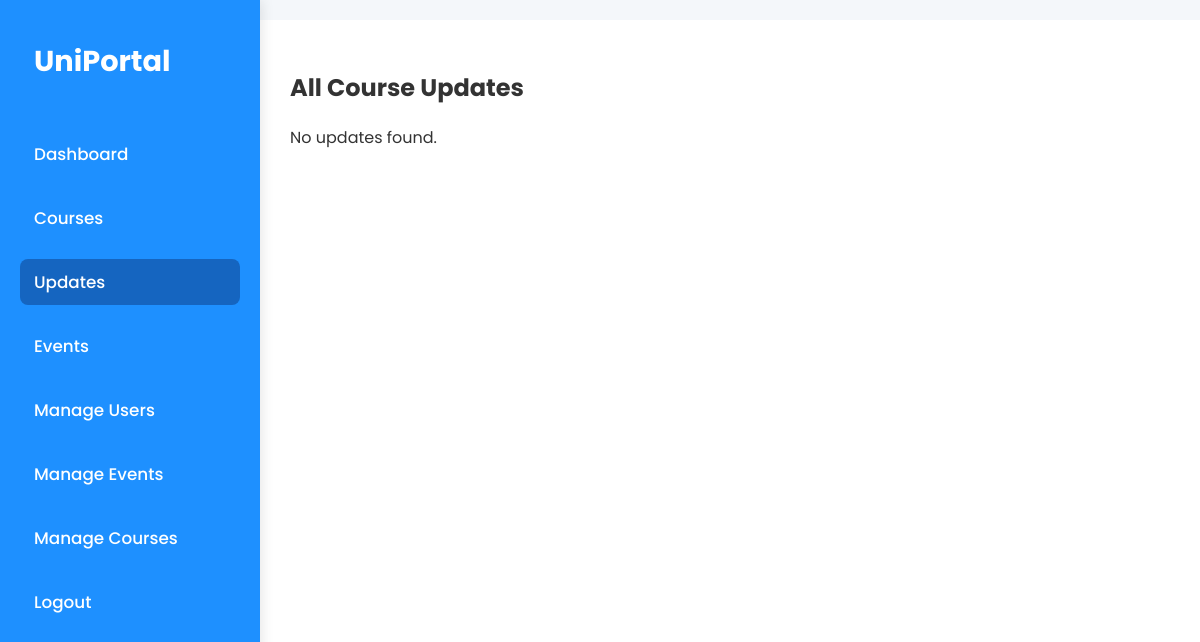
The app's page /updates (signed in), older data.
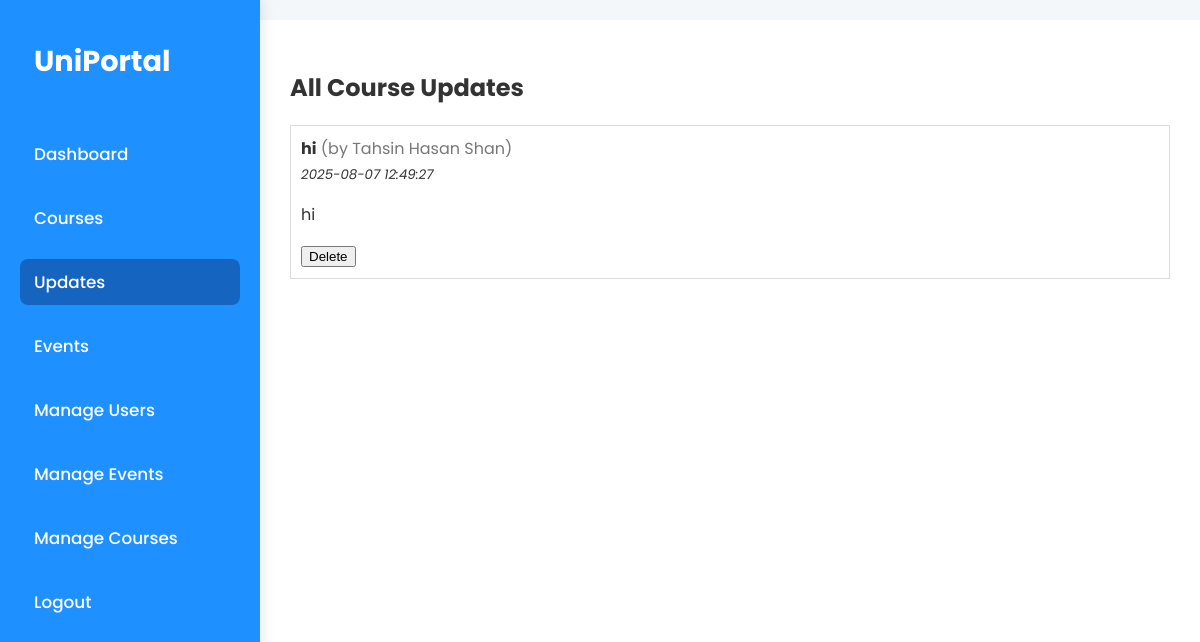
The same page, newer data.
### tables this page shows
CREATE TABLE updates (
        id INTEGER PRIMARY KEY AUTOINCREMENT,
        course_id INTEGER,
        teacher_id INTEGER,
        title TEXT NOT NULL,
        message TEXT,
        created_at TEXT DEFAULT CURRENT_TIMESTAMP,
        FOREIGN KEY(course_id) REFERENCES courses(id) ON DELETE CASCADE,
        FOREIGN KEY(teacher_id) REFERENCES users(id) ON DELETE CASCADE
    );

CREATE TABLE users (
        id INTEGER PRIMARY KEY AUTOINCREMENT,
        name TEXT NOT NULL,
        role TEXT NOT NULL,
        id_num TEXT,
        roll TEXT,
        reg_no TEXT,
        photo TEXT,
        phone TEXT,
        password_hash TEXT NOT NULL
    );

### app.py (the view)
@app.route('/updates')
@login_required
def updates():
    conn = get_db_connection()
    c = conn.cursor()
    role = session.get('role')
    user_id = session.get('user_id')
    if role == 'student':
        c.execute('''
            SELECT updates.id, updates.message, updates.created_at, updates.teacher_id,
                   users.name, updates.title
            FROM updates
            JOIN users ON updates.teacher_id = users.id
            JOIN enrollments ON enrollments.course_id = updates.course_id
            WHERE enrollments.student_id = ?
            ORDER BY updates.created_at DESC
        ''', (user_id,))
    else:
        c.execute('''
            SELECT updates.id, updates.message, updates.created_at, updates.teacher_id,
                   users.name, updates.title
            FROM updates
            JOIN users ON updates.teacher_id = users.id
            ORDER BY updates.created_at DESC
        ''')
    updates = c.fetchall()
    conn.close()
    return render_template('updates.html', updates=updates)

### app.py (called while the page is built)
def get_db_connection():
    conn = sqlite3.connect('database.db')
    conn.row_factory = sqlite3.Row
    return conn

def login_required(f):
    @wraps(f)
    def decorated_function(*args, **kwargs):
        if 'user_id' not in session:
            return redirect(url_for('login'))
        return f(*args, **kwargs)
    return decorated_function

@app.context_processor
def inject_user_role():
    return dict(role=session.get('role'))

### templates/updates.html
{% extends 'dashboard_base.html' %}
{% block content %}
<h2>All Course Updates</h2>
{% for update in updates %}
  <div style="border: 1px solid #ddd; padding: 10px; margin-bottom: 15px;">
    <strong>{{ update[5] }}</strong> <span style="color: #777;">(by {{ update[4] }})</span><br>
    <small><em>{{ update[2] }}</em></small>
    <p>{{ update[1] }}</p>
    {% if role == 'admin' or (role == 'teacher' and update[3] == session['user_id']) %}
    <form method="POST" action="{{ url_for('delete_update', update_id=update[0]) }}" onsubmit="return confirm('Are you sure you want to delete this update?');">
      <button type="submit">Delete</button>
    </form>
    {% endif %}
  </div>
{% else %}
  <p>No updates found.</p>
{% endfor %}
{% endblock %}

Row changes from the older to the newer data that the page shows:
added updates: title "hi", name "Tahsin Hasan Shan", created_at "2025-08-07 12:49:27", message "hi"
Text that changed along with them:
text no longer shown: "No updates found."
